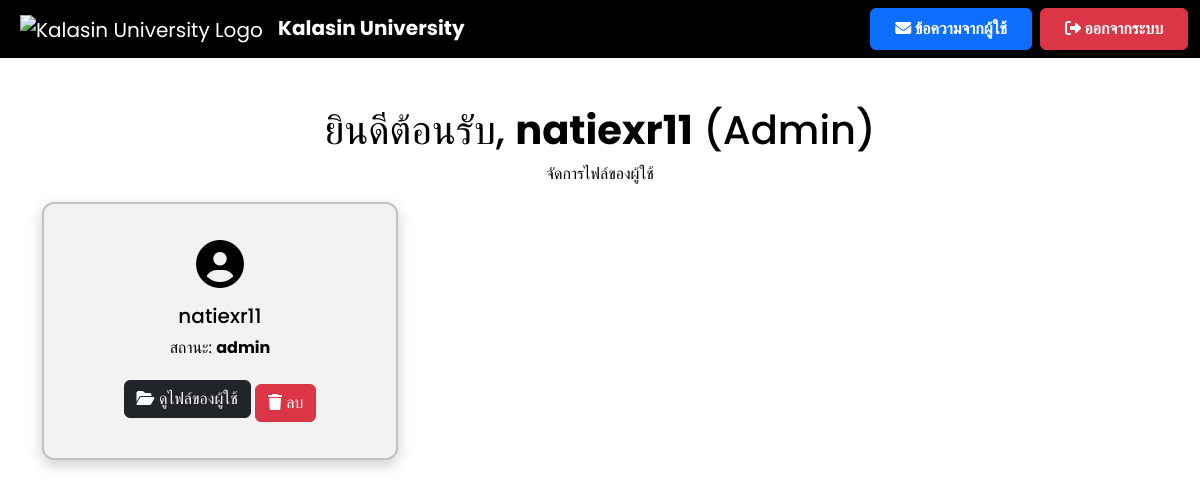
The page /admin_dashboard (signed in) on the database as committed earlier.
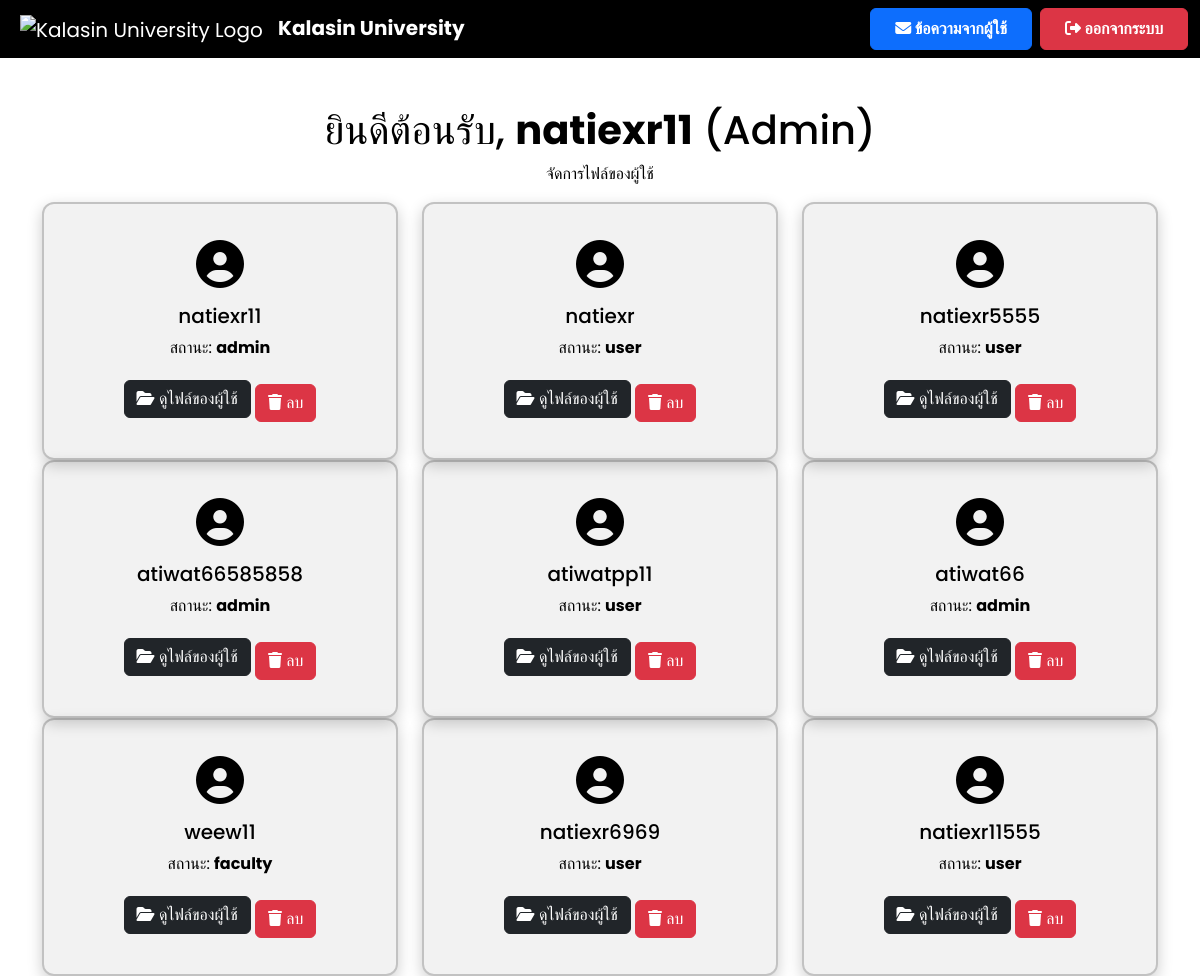
The same page on the database as committed later.
### app.py (models this page shows)
class User(db.Model):
    id = db.Column(db.Integer, primary_key=True)
    username = db.Column(db.String(100), unique=True, nullable=False)
    password = db.Column(db.String(200), nullable=False)  # ✅ ใช้รหัสผ่านแบบปกติ
    role = db.Column(db.String(10), nullable=False, default='user')
    files = db.relationship('File', backref='user', lazy=True)

### app.py (the view)
@app.route('/admin_dashboard')
def admin_dashboard():
    if 'user_id' not in session or session.get('role') != 'admin':
        return redirect(url_for('login'))
    users = User.query.options(db.joinedload(User.files)).all()
    return render_template('admin_dashboard.html',
                           username=session['username'],
                           users=users)  # ✅ ส่ง users ไปแสดงไฟล์ของแต่ละคน

### templates/admin_dashboard.html (shortened to what this page needs)
<!DOCTYPE html>
<html lang="th">
<head>
    <link href="https://cdn.jsdelivr.net/npm/bootstrap@5.3.3/dist/css/bootstrap.min.css" rel="stylesheet">
    <link rel="stylesheet" href="https://cdnjs.cloudflare.com/ajax/libs/font-awesome/6.4.2/css/all.min.css">
</head>
<body>
    <nav class="navbar navbar-expand-lg navbar-dark">
        <div class="container-fluid">
            <a class="navbar-brand ms-2" href="{{ url_for('admin_dashboard') }}">
                <img src="https://upload.wikimedia.org/wikipedia/th/thumb/4/4e/Kalasin_University_Seal.svg/1200px-Kalasin_University_Seal.svg.png"
                    alt="Kalasin University Logo" style="height: 50px; margin-right: 10px;">
                <strong>Kalasin University</strong>
            </a>
            <div class="ms-auto d-flex">
                <a href="{{ url_for('admin_messages') }}" class="btn btn-primary fw-bold px-4 py-2 me-2">
                    <i class="fas fa-envelope"></i> ข้อความจากผู้ใช้
                </a>
                <a href="{{ url_for('logout') }}" class="btn btn-danger fw-bold px-4 py-2">
                    <i class="fas fa-sign-out-alt"></i> ออกจากระบบ
                </a>
            </div>
        </div>
    </nav>
    <div class="container mt-5">
        <h1 class="text-center">ยินดีต้อนรับ, <strong>{{ username }}</strong> (Admin)</h1>
        <p class="text-center">จัดการไฟล์ของผู้ใช้</p>
        <div class="row">
            {% for user in users %}
            <div class="col-md-4">
                <div class="card card-custom text-center">
                    <div class="card-body">
                        <i class="fas fa-user-circle fa-3x mb-3"></i>
                        <h5 class="card-title">{{ user.username }}</h5>
                        <p class="card-text">สถานะ: <strong>{{ user.role }}</strong></p>
                        <a href="{{ url_for('admin_user_files', user_id=user.id) }}" class="btn btn-dark">
                            <i class="fas fa-folder-open"></i> ดูไฟล์ของผู้ใช้
                        </a>
                        <a href="{{ url_for('delete_user', user_id=user.id) }}"
                           class="btn btn-danger mt-2"
                           onclick="return confirm('คุณแน่ใจหรือไม่ว่าต้องการลบ {{ user.username }}?');">
                            <i class="fas fa-trash"></i> ลบ
                        </a>
                    </div>
                </div>
            </div>
            {% endfor %}
        </div>
    </div>
</body>
</html>

### templates/admin_dashboard.html (style rules this page uses)
body { font-family: 'Poppins', sans-serif; background: white; color: black; transition: all 0.3s ease-in-out; }
.navbar { background: black; backdrop-filter: blur(10px); }
.card-custom { background: rgba(0, 0, 0, 0.05); color: black; border-radius: 12px; padding: 20px; border: 2px solid rgba(0, 0, 0, 0.2); box-shadow: 0 5px 15px rgba(0, 0, 0, 0.2); }

Rows that differ between the two databases and show on the page:
added User: username "natiexr", role "user"
added User: username "natiexr5555", role "user"
added User: username "atiwat66585858", role "admin"
added User: username "atiwatpp11", role "user"
added User: username "atiwat66", role "admin"
added User: username "weew11", role "faculty"
added User: username "natiexr6969", role "user"
added User: username "natiexr11555", role "user"
